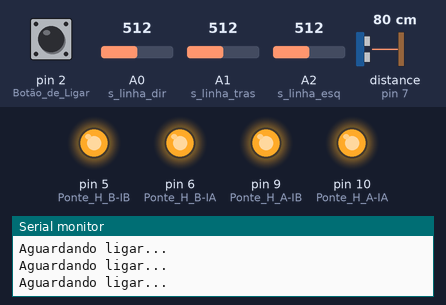
Bench run of a sketch on a simulated Arduino Uno, built with avr-gcc and run on an emulated ATmega328P. On the bench: output pins drawn as LEDs (lit = HIGH), the last lines printed to the serial monitor. Dashed ring = blinking. The test bench sets the inputs (shaded band); at power-on: pin 2 (Botão_de_Ligar) HIGH, distance to the obstacle (sensor on pin 7) 80 cm, A2 (s_linha_esq) = 512, A0 (s_linha_dir) = 512, A1 (s_linha_tras) = 512. The echo pulse lasts 58.3 µs per cm.

Above: at 0.8 s.
0.9 s: pin 2 (Botão_de_Ligar) pulled LOW for 0.15 s
4.0 s: distance to the obstacle (sensor on pin 7) set to 2 cm
At 6.4 s:
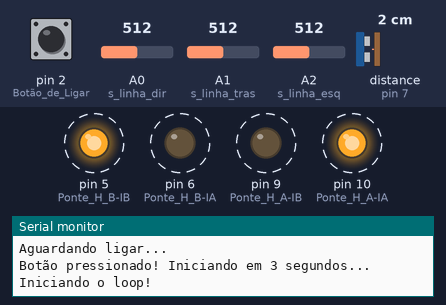
7.0 s: A2 (s_linha_esq) set to 30
At 9.4 s:
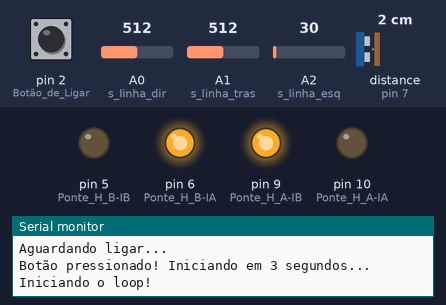
10.0 s: A0 (s_linha_dir) set to 79
13.0 s: A0 (s_linha_dir) set to 64
At 13.88 s:
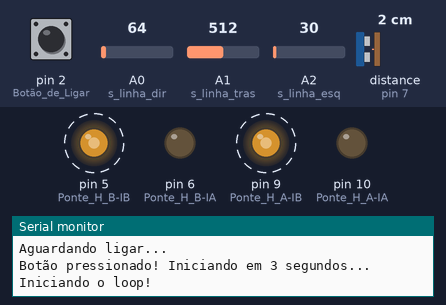
16.0 s: A2 (s_linha_esq) set to 37
19.0 s: A2 (s_linha_esq) set to 45
At 20.3 s:
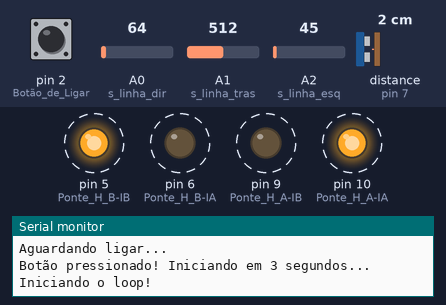
Timing chart, 0 to 23.0 s (numbered marks = the images above; inputs shaded):
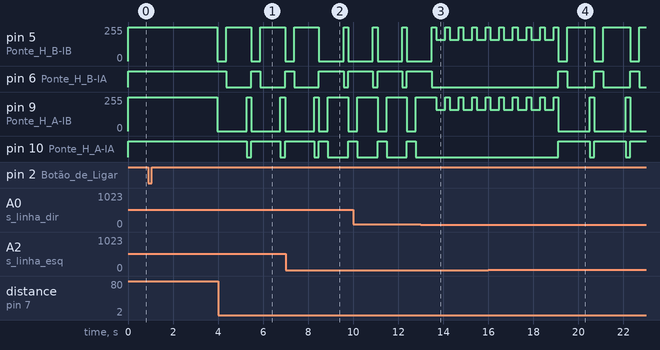

Measured:
- the behaviour switches between 71 and 70 on A0 (s_linha_dir) (found by bisection; images 2 and 3)
- the behaviour switches between 40 and 41 on A2 (s_linha_esq) (found by bisection; images 3 and 4)
- after the input at 0.9 s, pin 5 (Ponte_H_B-IB), pin 9 (Ponte_H_A-IB): 255/255 → 0/255 after 3.1 s
- after the input at 4.0 s, pin 9 (Ponte_H_A-IB): alternates 255/255 for 0.20 s and 0/255 for 1.3 s, starting after 1.3 s; pin 10 (Ponte_H_A-IA): alternates HIGH for 1.3 s and LOW for 0.20 s, starting after 1.3 s
- after the input at 13.0 s, pin 5 (Ponte_H_B-IB), pin 9 (Ponte_H_A-IB): alternates 255/255 for 0.20 s and 160/255 for 0.40 s, starting after 0.68 s; pin 6 (Ponte_H_B-IA): goes on until 13.5 s, then stays LOW; pin 10 (Ponte_H_A-IA): stops changing and stays LOW
- after the input at 19.0 s, pin 5 (Ponte_H_B-IB): alternates 255/255 for 1.2 s and 0/255 for 0.40 s, starting after 0.10 s; pin 6 (Ponte_H_B-IA): alternates HIGH for 0.40 s and LOW for 1.2 s, starting after 0.10 s
- by itself, pin 6 (Ponte_H_B-IA): alternates HIGH for 1.1 s and LOW for 0.20 s

The sketch:

robo_sumo.ino.ino
```cpp
#include <Ultrasonic.h>

// Pinos dos Sensores de Linha
int s_linha_tras = A1;
int s_linha_esq = A2;
int s_linha_dir = A0;

const int limiar_dir = 70; //46
const int limiar_esq = 40; //26
const int limiar_tras = 50; //34

Ultrasonic ultrasonic(8, 7);  // Trigger(8) e Echo(7)

void setup() {
  pinMode(2, INPUT_PULLUP);  // Botão de Ligar

  // Configuração dos pinos da Ponte H
  pinMode(6, OUTPUT);   // Ponte H B-IA
  pinMode(5, OUTPUT);   // Ponte H B-IB
  pinMode(10, OUTPUT);  // Ponte H A-IA
  pinMode(9, OUTPUT);   // Ponte H A-IB

  Serial.begin(9600);

  // Aguarda o botão ser pressionado para iniciar
  while (digitalRead(2) == 1) {
    delay(1);
    stop();
    Serial.println("Aguardando ligar...");
  }

  Serial.println("Botão pressionado! Iniciando em 3 segundos...");
  stop();       // Garante que os motores fiquem totalmente travados durante a contagem
  delay(3000);
  Serial.println("Iniciando o loop!");

}

void loop() {

  // 1. Faz a leitura numérica de todos os sensores
  int leitura_tras = analogRead(s_linha_tras);
  int leitura_esq = analogRead(s_linha_esq);
  int leitura_dir = analogRead(s_linha_dir);

  // 2. Transforma os números em "Verdadeiro" ou "Falso" (Facilita a leitura do código)
  bool tocou_tras = (leitura_tras > limiar_tras);
  bool tocou_esq = (leitura_esq > limiar_esq);
  bool tocou_dir = (leitura_dir > limiar_dir);

  // === ESTRATÉGIA DE DEFESA (SENSORES DE LINHA) ===
  // O código agora avalia do cenário mais crítico para o mais simples

  // Combinação: Bateu os DOIS sensores frontais na linha ao mesmo tempo
  if (tocou_esq && tocou_dir) {
    stop();
    re();
    delay(400);         // Recua um pouco mais de tempo
    stop();
    girar_direita();    // Como bateu de frente, faz um giro maior (ex: 180 graus) para voltar ao centro
    delay(900);
    stop();
  }

  // Individual: Tocou APENAS o da Esquerda
  else if (tocou_esq) {
    stop();
    re();
    delay(400);
    stop();
    girar_direita();    // Foge para o lado oposto
    delay(1000);
    stop();
  }

  // Individual: Tocou APENAS o da Direita
  else if (tocou_dir) {
    stop();
    re();
    delay(400);
    stop();
    girar_esquerda();   // Foge para o lado oposto
    delay(700);
    stop();
  }

  // Cuidado Máximo: A traseira tocou na linha!
  else if (tocou_tras) {
    stop();
    frente_busca();           // Acelera para o centro imediatamente
    delay(400);
    stop();
  }
  // === ESTRATÉGIA DE ATAQUE (Nenhuma linha detectada) ===
  int centimetros = ultrasonic.read(CM);
  //Serial.print(centimetros);
  //Serial.println();

  // Ignora o valor 357 (erro de leitura) e procura objetos a menos de 30cm
  if (centimetros < 30) {
    atacar();
    delay(200);
  }else{
  frente_busca();
  }

  delay(1);
}

// ===== FUNÇÕES DE MOVIMENTAÇÃO =====
void re() {
  analogWrite(5, 0);
  analogWrite(6, 255);
  analogWrite(9, 0);
  analogWrite(10, 255);
}

void frente_busca() {
  // Velocidade reduzida para dar tempo de ler a linha e frear
  analogWrite(5, 160);
  analogWrite(6, 0);
  analogWrite(9, 160);
  analogWrite(10, 0);
}

void girar_esquerda() {
  analogWrite(5, 0);
  analogWrite(6, 255);
  analogWrite(9, 255);
  analogWrite(10, 0);
}

void girar_direita() {
  analogWrite(5, 255);
  analogWrite(6, 0);
  analogWrite(9, 0);
  analogWrite(10, 255);
}

void atacar() {
  analogWrite(5, 255);
  analogWrite(6, 0);
  analogWrite(9, 255);
  analogWrite(10, 0);
}

void stop() {
  // Enviar 255 para todos os pinos da Ponte H trava os motores na hora
  analogWrite(5, 255);
  analogWrite(6, 255);
  analogWrite(9, 255);
  analogWrite(10, 255);
}
```
